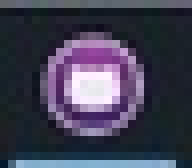
#> input picture RPA with python/githupicon.jpg, 24 x 21 px, shrunk from 47 x 41 before the run (shown 8 times larger)
$ python matching.py
#> lines starting #> are read from the running program, lines starting #| are printed output that depends on the picture
# matching.py
# http://cons-robotics.com/API/matching.py

import numpy as np
import cv2
import pyautogui as pg
import time

def Screenshot():
	time.sleep(2)
	im = np.array(pg.screenshot('screen.jpg'))
	#print(im)
	return im

def ClickBOT(temp='template.jpg'):

#> called with temp = 'githupicon.jpg'
	time.sleep(2)
	img = Screenshot()

	img_temp = cv2.imread(temp)
#> img_temp is the input picture: shape (21, 24, 3); mean B, G, R 84.1, 64.7, 65.6
	#read image
	template = cv2.cvtColor(img_temp, cv2.COLOR_BGR2GRAY) #convert to gray image
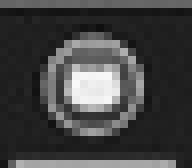
#> template: shape (21, 24) (shown 8 times larger); min 15, max 249, mean 67.1

	screen = cv2.imread('screen.jpg',cv2.IMREAD_GRAYSCALE)
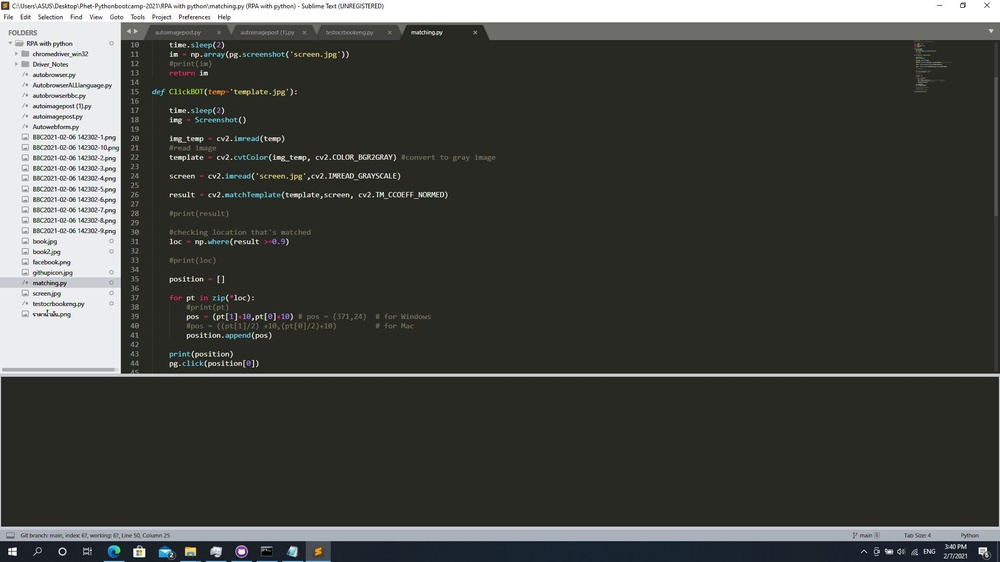
#> input picture RPA with python/screen.jpg, 1000 x 562 px, shrunk from 1920 x 1080 before the run
#> screen: shape (562, 1000); min 0, max 255, mean 69.4

	result = cv2.matchTemplate(template,screen, cv2.TM_CCOEFF_NORMED)
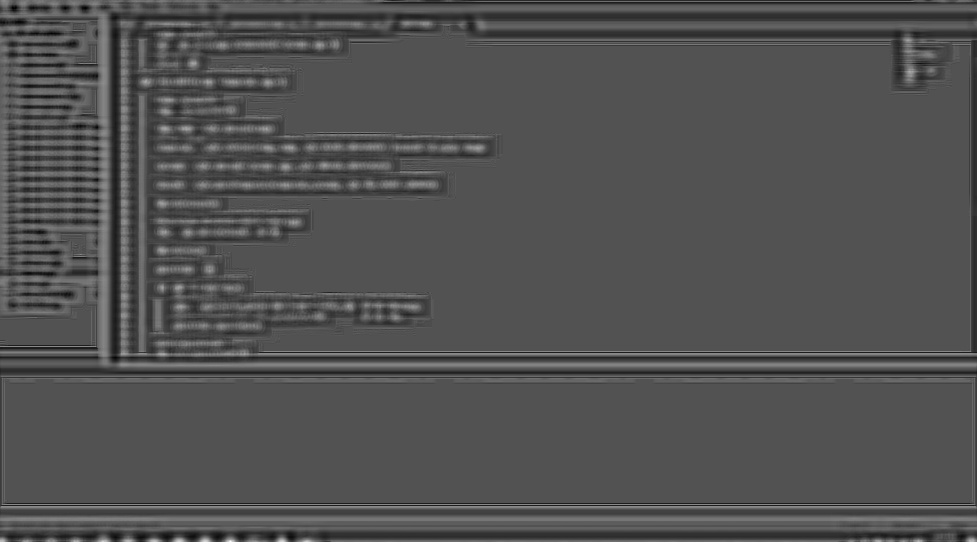
#> result: shape (542, 977) float32; min -0.465, max 0.975, mean -0.00147; drawn with min black and max white

	#print(result)

	#checking location that's matched
	loc = np.where(result >=0.9)
#> loc = ([541], [230])

	#print(loc)

	position = []

	for pt in zip(*loc):
		#print(pt)
		pos = (pt[1]+10,pt[0]+10) # pos = (371,24)	# for Windows
		#pos = ((pt[1]/2) +10,(pt[0]/2)+10)			# for Mac
		position.append(pos)
#> this loop made 1 pass
#> (pt, pos) on pass 1: ((541, 230), (240, 551))
#> after the loop, position = [(240, 551)]

	print(position)
#| [(240, 551)]
	pg.click(position[0])

	#cv2.imshow('img',img_temp)
	#cv2.waitKey(0)
	#cv2.destroyAllWindows()

ClickBOT('githupicon.jpg')
